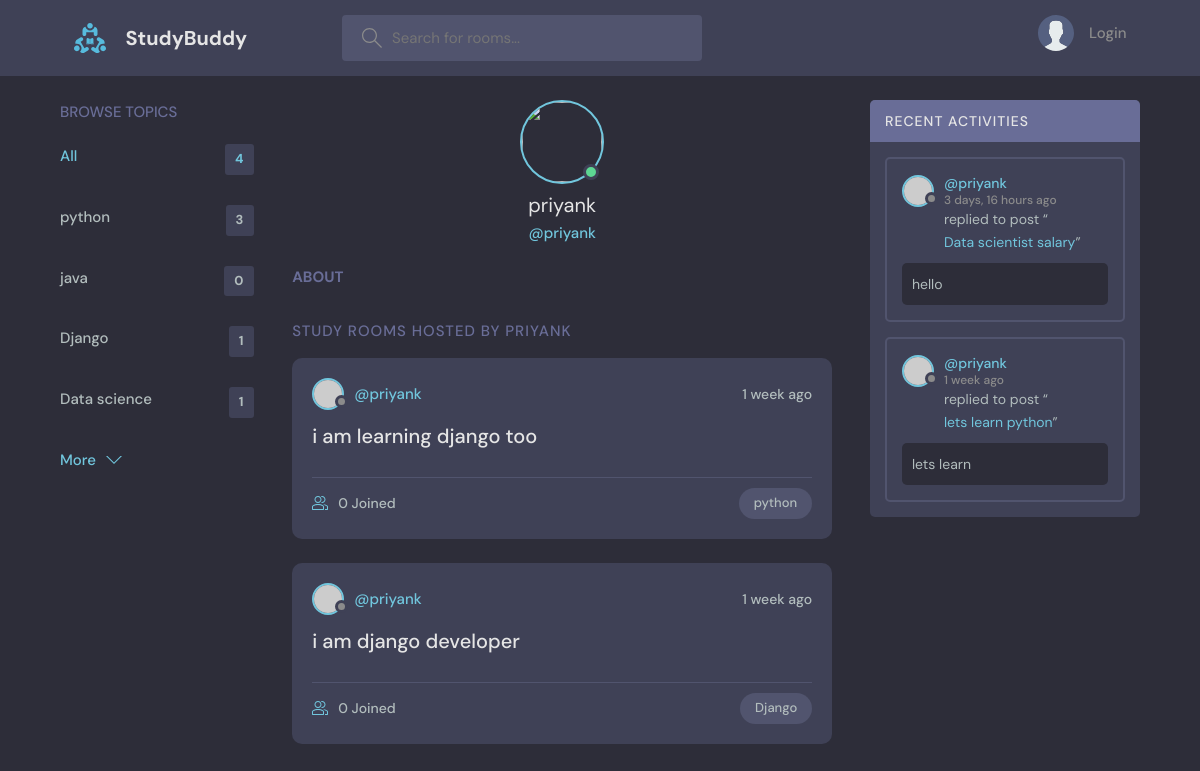
The page /profile/1 on the database as committed earlier.
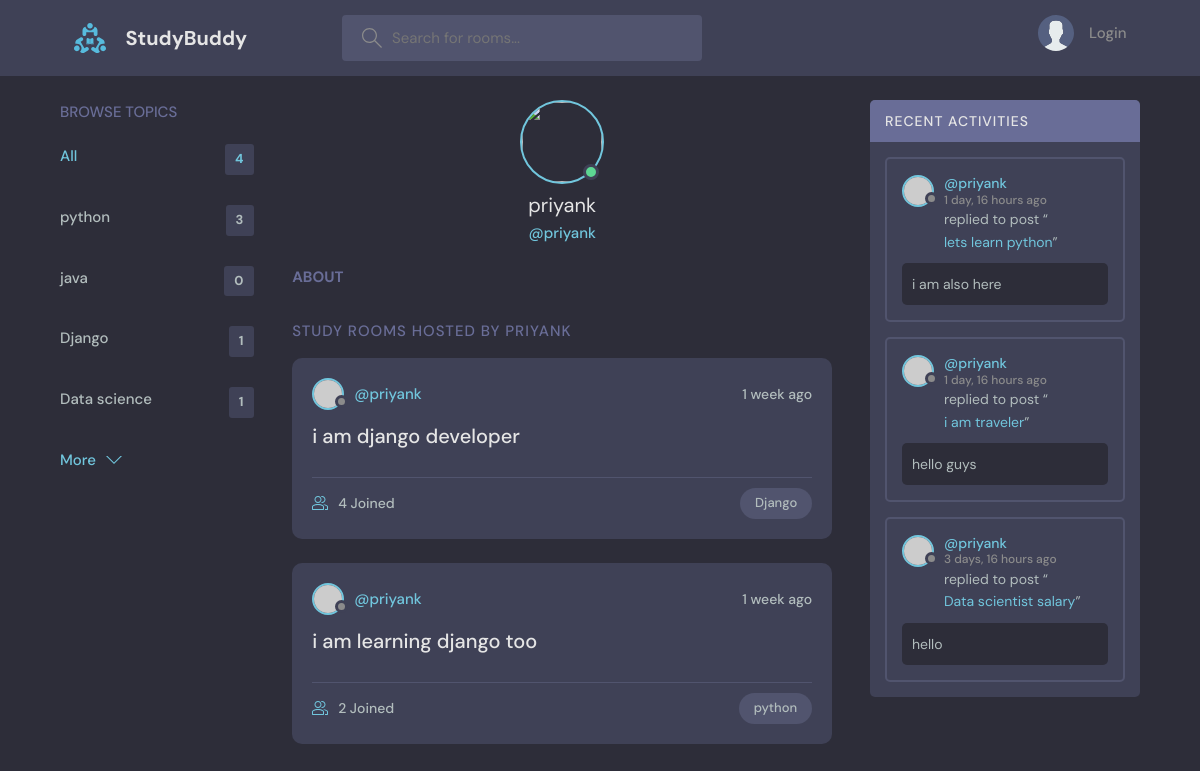
The same page on the database as committed later.
### base/models.py (models this page shows, shortened)
class Topic(models.Model):
    name = models.CharField(max_length=200)

class Room(models.Model):
    host = models.ForeignKey(User, on_delete=models.SET_NULL, null = True)
    topic = models.ForeignKey(Topic, on_delete=models.SET_NULL, null=True)
    name = models.CharField(max_length=200)
    description = models.TextField(null = True, blank = True)
    participants = models.ManyToManyField(User, related_name = 'participants', blank = True)
    updated = models.DateTimeField(auto_now=True)
    created = models.DateTimeField(auto_now_add=True)
    class Meta:
        ordering = ['-updated', '-created'] # '-' for descending order
    def __str__(self):
        return self.name

class Message(models.Model):
    user = models.ForeignKey(User, on_delete=models.CASCADE)
    room = models.ForeignKey(Room, on_delete=models.CASCADE) #cascade means if room deleted then all message from that room will get deleted.
    body = models.TextField()
    updated = models.DateTimeField(auto_now=True)
    created = models.DateTimeField(auto_now_add=True)
    class Meta:
        ordering = ['-updated', '-created'] # '-' for descending order

### base/views.py (the view)
# urls.py: path('profile/<str:pk>', views.userProfile, name = "user-profile"),
def userProfile(request, pk):
    user = User.objects.get(id = pk)
    rooms = user.room_set.all()
    room_messages = user.message_set.all()
    topics = Topic.objects.all()
    context = {'user': user, 'rooms': rooms, 'room_messages': room_messages, 'topics': topics}
    return render(request, 'base/profile.html', context)

### base/templates/base/profile.html (shortened to what this page needs)
{% extends 'main.html' %}
{% block content %}
<main class="profile-page layout layout--3">
  <div class="container">
    {% include 'base/topics_component.html' %}
    <div class="roomList">
      <div class="profile">
        <div class="profile__avatar">
          <div class="avatar avatar--large active">
            <img src="{{user.avatar.url}}" />
          </div>
        </div>
        <div class="profile__info">
          <h3>{{user.username}}</h3>
          <p>@{{user.username}}</p>
        </div>
        <div class="profile__about">
          <h3>About</h3>
        </div>
      </div>
      <div class="roomList__header">
        <div>
          <h2>Study Rooms Hosted by Priyank</a>
          </h2>
        </div>
      </div>
      {% include 'base/feed_component.html' %}
    </div>
    {% include 'base/activity_component.html' %}
  </div>
</main>
{% endblock content %}

### base/templates/base/topics_component.html
<div class="topics">
    <div class="topics__header">
      <h2>Browse Topics</h2>
    </div>
    <ul class="topics__list">
      <li>
        <a href="{% url 'home' %}" class="active">All <span>{{topics.count}}</span></a>
      </li>
      {% for topic in topics %}
      <li>
    <a href="{% url 'home' %}?q={{topic.name}}">{{topic.name}} <span>{{topic.room_set.all.count}}</span></a>
      </li>
      {% endfor %}
    </ul>
    <a class="btn btn--link" href="topics.html">
      More
      <svg version="1.1" xmlns="http://www.w3.org/2000/svg" width="32" height="32" viewBox="0 0 32 32">
        <title>chevron-down</title>
        <path d="M16 21l-13-13h-3l16 16 16-16h-3l-13 13z"></path>
      </svg>
    </a>
  </div>

### base/templates/base/feed_component.html (shortened to what this page needs)
{% for room in rooms %}
<div class="roomListRoom">
  <div class="roomListRoom__header">
    <a href="{% url 'user-profile' room.host.id %}" class="roomListRoom__author">
      <div class="avatar avatar--small">
        <img src="https://randomuser.me/api/portraits/women/11.jpg" />
      </div>
      <span>@{{room.host.username}}</span>
    </a>
    <div class="roomListRoom__actions">
      <span>{{room.created| timesince}} ago</span>
    </div>
  </div>
  <div class="roomListRoom__content">
    <a href="{% url 'room' room.id %}">{{room.name}}</a>
  </div>
  <div class="roomListRoom__meta">
    <a href="{% url 'room' room.id %}" class="roomListRoom__joined">
      {{room.participants.all.count}} Joined
    </a>
    <p class="roomListRoom__topic">{{room.topic.name}}</p>
  </div>
</div>
{% endfor %}

### base/templates/base/activity_component.html (shortened to what this page needs)
<div class="activities">
    <div class="activities__header">
      <h2>Recent Activities</h2>
    </div>
    {% for message in room_messages%}
    <div class="activities__box">
      <div class="activities__boxHeader roomListRoom__header">
        <a href="{% url 'user-profile' message.user.id %}" class="roomListRoom__author">
          <div class="avatar avatar--small">
            <img src="https://randomuser.me/api/portraits/women/11.jpg" />
          </div>
          <p>
            @{{message.user}}
            <span>{{message.created| timesince}} ago</span>
          </p>
        </a>
      </div>
      <div class="activities__boxContent">
        <p>replied to post “<a href="{% url 'room' message.room.id %}">{{message.room}}</a>”</p>
        <div class="activities__boxRoomContent">
          {{message.body}}
        </div>
      </div>
    </div>
   {% endfor %}
  </div>

Rows that differ between the two databases and show on the page:
removed Message: user "priyank", created "1 week", room "lets learn python", body "lets learn"
changed Room "i am django developer": participants.all.count "0" → "4"; moves up the list
changed Room "i am learning django too": participants.all.count "0" → "2"
added Message: user "priyank", created "1 day, 16 hours", room "lets learn python", body "i am also here"
added Message: user "priyank", created "1 day, 16 hours", room "i am traveler", body "hello guys"
